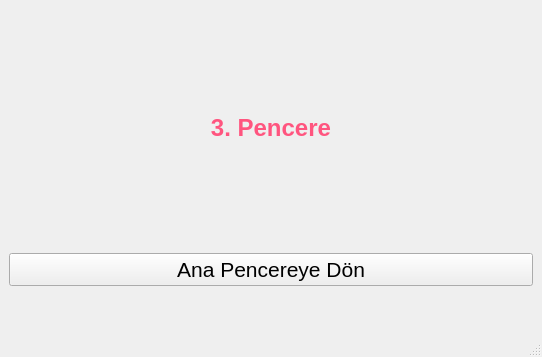
<?xml version="1.0" encoding="UTF-8"?>
<ui version="4.0">
 <class>MainWindow</class>
 <widget class="QMainWindow" name="MainWindow">
  <property name="geometry">
   <rect>
    <x>0</x>
    <y>0</y>
    <width>542</width>
    <height>357</height>
   </rect>
  </property>
  <property name="windowTitle">
   <string>3. Pencere</string>
  </property>
  <widget class="QWidget" name="centralwidget">
   <layout class="QGridLayout" name="gridLayout">
    <item row="0" column="1">
     <widget class="QLabel" name="label">
      <property name="font">
       <font>
        <pointsize>18</pointsize>
        <weight>75</weight>
        <bold>true</bold>
       </font>
      </property>
      <property name="styleSheet">
       <string notr="true">color: rgb(255, 85, 127);</string>
      </property>
      <property name="text">
       <string>3. Pencere</string>
      </property>
      <property name="alignment">
       <set>Qt::AlignCenter</set>
      </property>
     </widget>
    </item>
    <item row="1" column="1">
     <widget class="QPushButton" name="pushButton_third_go_home_pge">
      <property name="font">
       <font>
        <pointsize>16</pointsize>
       </font>
      </property>
      <property name="text">
       <string>Ana Pencereye Dön</string>
      </property>
     </widget>
    </item>
    <item row="2" column="1">
     <spacer name="verticalSpacer">
      <property name="orientation">
       <enum>Qt::Vertical</enum>
      </property>
      <property name="sizeType">
       <enum>QSizePolicy::Preferred</enum>
      </property>
      <property name="sizeHint" stdset="0">
       <size>
        <width>20</width>
        <height>40</height>
       </size>
      </property>
     </spacer>
    </item>
   </layout>
  </widget>
  <widget class="QMenuBar" name="menubar">
   <property name="geometry">
    <rect>
     <x>0</x>
     <y>0</y>
     <width>542</width>
     <height>26</height>
    </rect>
   </property>
  </widget>
  <widget class="QStatusBar" name="statusbar"/>
 </widget>
 <resources/>
 <connections/>
</ui>
